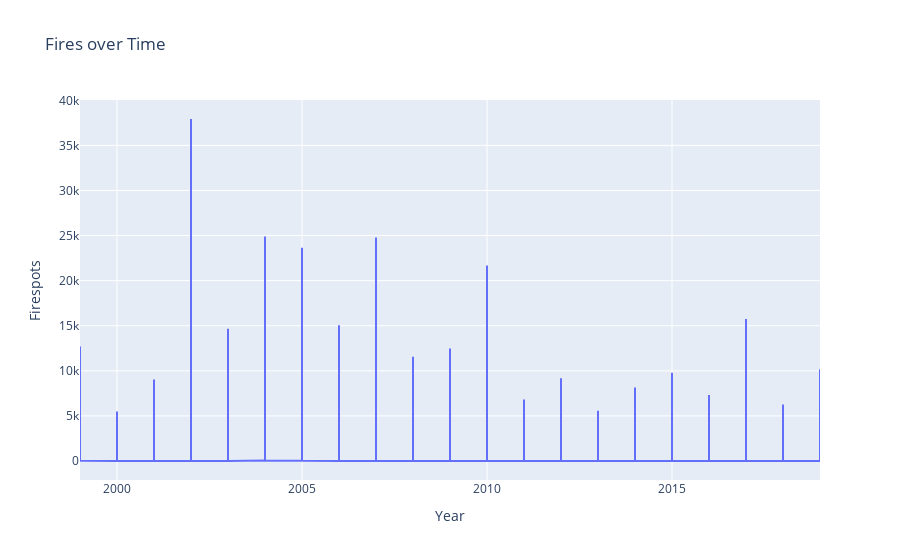

This figure's notebook cell:
### Code cell
import pandas as pd
import plotly.graph_objs as go

# Load the data
df = pd.read_csv('data/brazilian_amazon_fires_1999_2019.csv')

# Create the plot
fig = go.Figure()

fig.add_trace(go.Scatter(
                        x=df['year'], 
                        y=df['firespots'], 
                        mode='lines', 
                        name='firespost')
                        )

# Add labels and title
fig.update_layout(
    xaxis_title='Year',
    yaxis_title='Firespots',
    title='Fires over Time')

# Show the plot
fig.show()

### Figure 1 — Plotly figure (JSON) as saved in the notebook; plotly's stock layout.template omitted (floating-point values rounded to 4 significant figures; data arrays with more than 128 entries replaced by an {"elided": "..."} marker saying what was removed)
{"data": [{"mode": "lines", "name": "firespost", "type": "scatter", "x": {"elided": "2104 int values"}, "y": {"elided": "2104 int values"}}], "layout": {"title": {"text": "Fires over Time"}, "xaxis": {"title": {"text": "Year"}}, "yaxis": {"title": {"text": "Firespots"}}}}
